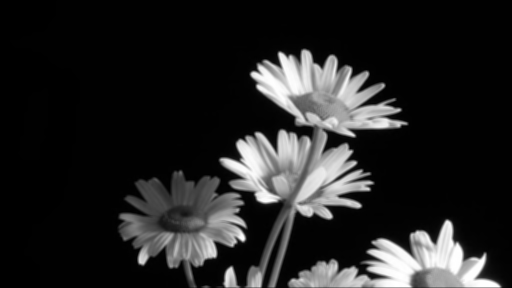
%> input picture BlurImage.png, 512 x 288 px
$ octave 2079366_Q3.m   (GNU Octave 9; MATLAB toolbox functions it lacks are replaced by stand-ins)
%> lines starting %> are read from the running program, lines starting %| are printed output that depends on the picture
clear all;

I = imread('BlurImage.png');
%> I is the input picture: size 288x512 uint8; min 0, max 255, mean 36.3
figure;imshow(I);

filter=[1 1 1 ; 1 -8 1 ; 1 1 1 ];

C= conv2(I,filter,'same');
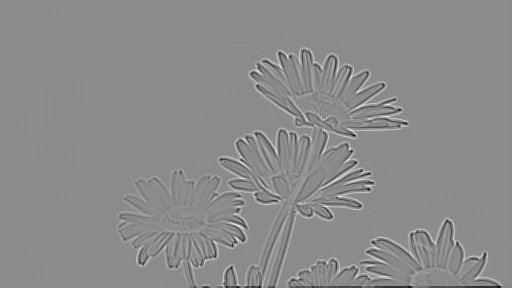
%> C: size 288x512 double; min -394, max 327, mean -0.7; drawn with min black and max white

o = uint8(C);
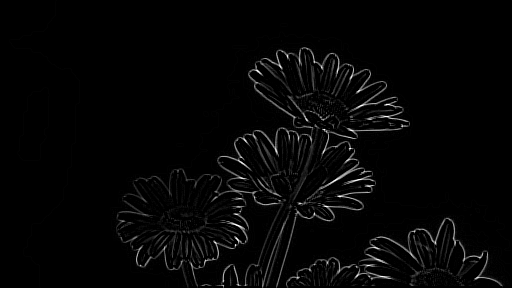
%> o: size 288x512 uint8; min 0, max 255, mean 5.4

o = I - o;
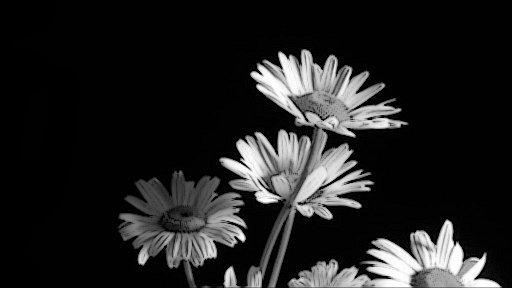
%> o: size 288x512 uint8; min 0, max 255, mean 33.2

imwrite(o,'EnhancedImage2.png');

subplot(131);imshow(I);title('original image');
subplot(132);imshow(o);title('Enhanced image');
figure;imshow(o);
